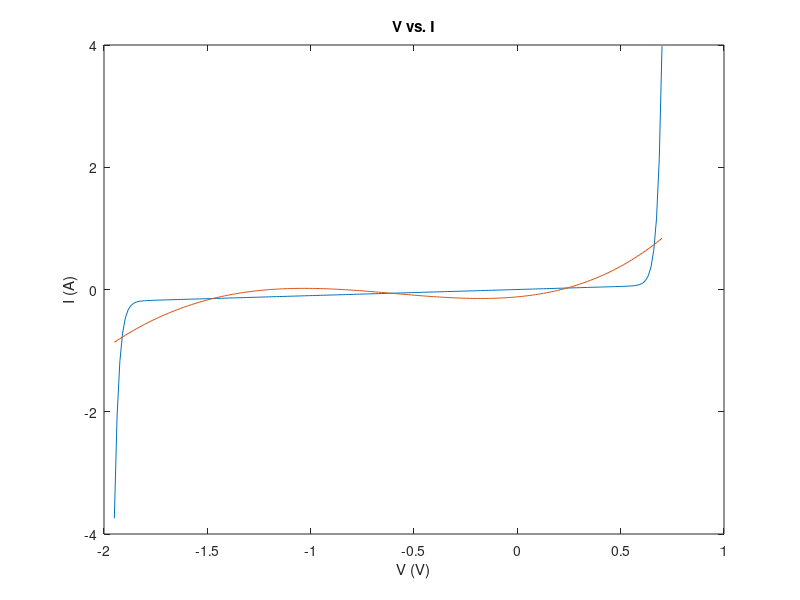
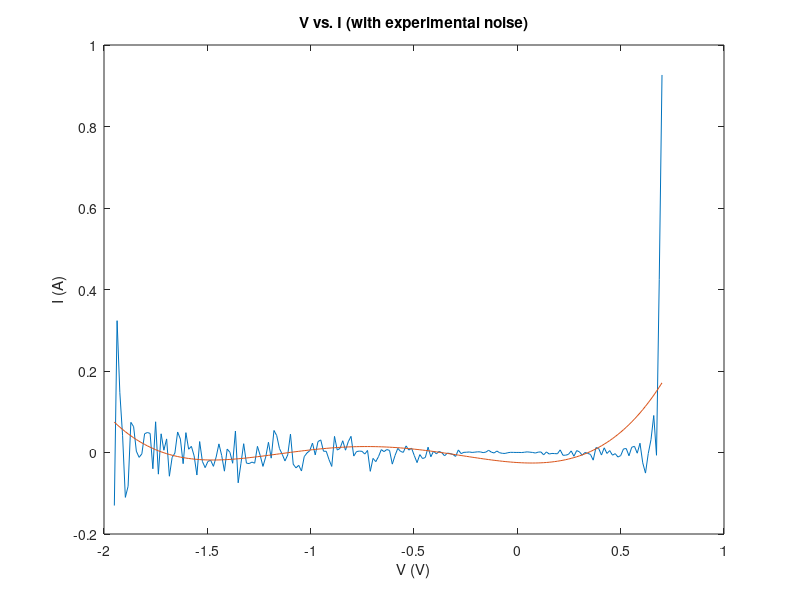
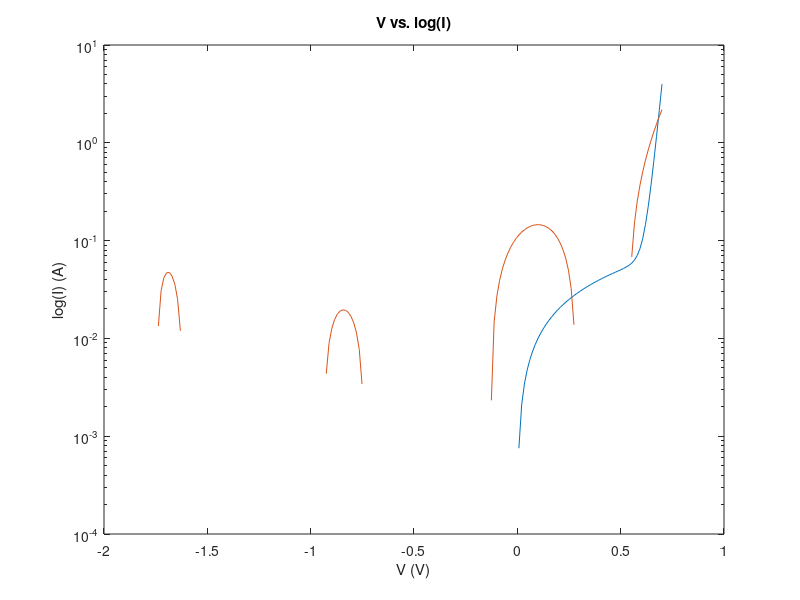
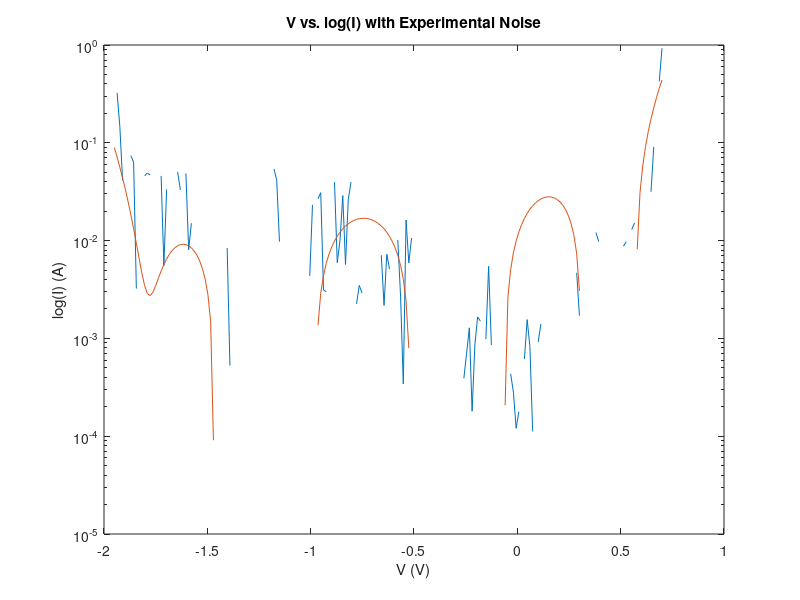

Reproduce these figures in MATLAB, in order. (Note: this script raises an error after producing the figures.)
% Michael Nwokobia
% PA 8 
% 101044216

Is = 0.01e-12; 
Ib = 0.1e-12; 
Vb = 1.3; 
Gp = 0.1; 

V = linspace(-1.95, 0.7, 200); 
I = (Is .* (exp(V .* 1.2/0.025) - 1)) + (Gp .* V) - (Ib .* (exp((-1.2/0.025) .* (V + Vb))));

Inoise = ((randn(1, 200))) .* 0.2 .* I;

% POLYNOMIAL FITTING:
fit4 = polyfit(V, I, 4); 
fit4noise = polyfit(V, Inoise, 4); 
fit8 = polyfit(V, I, 8); 
fit8noise = polyfit(V, Inoise, 8); 

figure(1)
plot(V, I)
title('V vs. I')
xlabel('V (V)')
ylabel('I (A)')
hold on
plot(V, polyval(fit4, V))
hold off

figure(2)
plot(V, Inoise)
title('V vs. I (with experimental noise)')
xlabel('V (V)')
ylabel('I (A)')
hold on
plot(V, polyval(fit4noise, V))
hold off

figure(3)
semilogy(V, I)
title('V vs. log(I)')
xlabel('V (V)')
ylabel('log(I) (A)')
hold on
plot(V, polyval(fit8, V))
hold off

figure(4)
semilogy(V, Inoise)
title('V vs. log(I) with Experimental Noise')
xlabel('V (V)')
ylabel('log(I) (A)')
hold on
plot(V, polyval(fit8noise, V))
hold off

% NONLINEAR CURVE FITTING:
fo = fittype('A.*(exp(1.2.*x/25e-3)-1) + 0.1.*x - C*(exp(1.2*(-(x+1.3))/25e-3)-1)');
ff = fit(V',I',fo);
If = ff(V);
figure(5);
plot(V, If);
title('V vs. I (fitted parameters: Is, Ib)')
xlabel('V (V)')
ylabel('I (A)')

fo = fittype('A.*(exp(1.2.*x/25e-3)-1) + B.*x - C*(exp(1.2*(-(x+1.3))/25e-3)-1)');
ff = fit(V',I',fo);
If = ff(V);
figure(6);
plot(V, If);
title('V vs. I (fitted parameters: Is, Ib, Gp)')
xlabel('V (V)')
ylabel('I (A)')

fo = fittype('A.*(exp(1.2.*x/25e-3)-1) + B.*x - C*(exp(1.2*(-(x+D))/25e-3)-1)');
ff = fit(V',I',fo);
If = ff(V);
figure(7);
plot(V, If);
title('V vs. I (fitted parameters: Is, Ib, Gp, Vb)')
xlabel('V (V)')
ylabel('I (A)')

% NEURAL NET FITTING:
inputs = V.';
targets = I.'; 
hiddenLayerSize = 10; 
net = fitnet(hiddenLayerSize); 
net.divideParam.trainRatio = 70/100; 
net.divideParam.valRatio = 15/100; 
net.divideParam.testRatio = 15/100; 
[net, tr] = train(net, inputs, targets); 
outputs = net(inputs); 
errors = gsubtract(outputs, targets); 
performance = perform(net, targets, outputs) 
view(net)
Inn = outputs